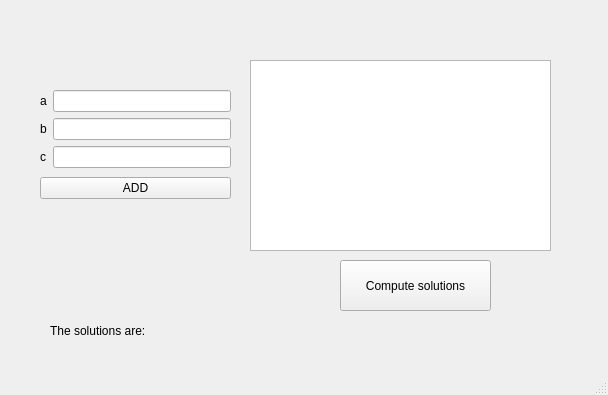
<?xml version="1.0" encoding="UTF-8"?>
<ui version="4.0">
 <class>gui</class>
 <widget class="QMainWindow" name="gui">
  <property name="geometry">
   <rect>
    <x>0</x>
    <y>0</y>
    <width>608</width>
    <height>395</height>
   </rect>
  </property>
  <property name="windowTitle">
   <string>gui</string>
  </property>
  <widget class="QWidget" name="centralwidget">
   <widget class="QListWidget" name="listWidget">
    <property name="geometry">
     <rect>
      <x>250</x>
      <y>60</y>
      <width>301</width>
      <height>191</height>
     </rect>
    </property>
   </widget>
   <widget class="QPushButton" name="computeBtn">
    <property name="geometry">
     <rect>
      <x>340</x>
      <y>260</y>
      <width>151</width>
      <height>51</height>
     </rect>
    </property>
    <property name="text">
     <string>Compute solutions</string>
    </property>
   </widget>
   <widget class="QWidget" name="layoutWidget">
    <property name="geometry">
     <rect>
      <x>40</x>
      <y>90</y>
      <width>191</width>
      <height>109</height>
     </rect>
    </property>
    <layout class="QVBoxLayout" name="verticalLayout">
     <item>
      <layout class="QFormLayout" name="formLayout">
       <item row="0" column="0">
        <widget class="QLabel" name="label">
         <property name="text">
          <string>a</string>
         </property>
        </widget>
       </item>
       <item row="1" column="0">
        <widget class="QLabel" name="label_2">
         <property name="text">
          <string>b</string>
         </property>
        </widget>
       </item>
       <item row="1" column="1">
        <widget class="QLineEdit" name="lineEditB"/>
       </item>
       <item row="2" column="0">
        <widget class="QLabel" name="label_3">
         <property name="text">
          <string>c</string>
         </property>
        </widget>
       </item>
       <item row="2" column="1">
        <widget class="QLineEdit" name="lineEditC"/>
       </item>
       <item row="0" column="1">
        <widget class="QLineEdit" name="lineEditA"/>
       </item>
      </layout>
     </item>
     <item>
      <widget class="QPushButton" name="addBtn">
       <property name="text">
        <string>ADD</string>
       </property>
      </widget>
     </item>
    </layout>
   </widget>
   <widget class="QLabel" name="solutionsLabel">
    <property name="geometry">
     <rect>
      <x>50</x>
      <y>320</y>
      <width>381</width>
      <height>21</height>
     </rect>
    </property>
    <property name="text">
     <string>The solutions are:</string>
    </property>
   </widget>
  </widget>
  <widget class="QMenuBar" name="menubar">
   <property name="geometry">
    <rect>
     <x>0</x>
     <y>0</y>
     <width>608</width>
     <height>22</height>
    </rect>
   </property>
  </widget>
  <widget class="QStatusBar" name="statusbar"/>
 </widget>
 <resources/>
 <connections/>
</ui>
